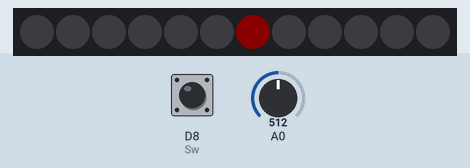
The sketch below on a simulated ESP8266 (NodeMCU). Shown: 12 RGB LEDs in strip order, left to right. Inputs (shaded band) come from the test bench; at power-on: D8 (Sw) HIGH, A0 = 512. Dim RGB values are drawn brighter than linear.

Above: at 1.2 s.
1.3 s: D8 (Sw) pulled LOW for 0.15 s
At 2.1 s:
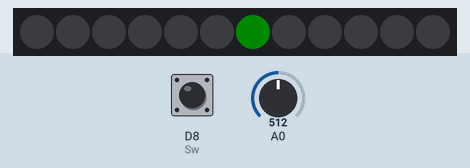
2.9 s: D8 (Sw) pulled LOW for 1 s
At 4.6 s:
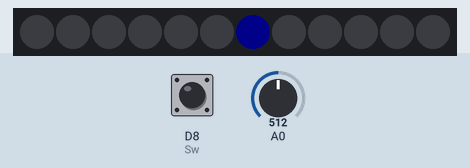
5.4 s: A0 set to 491
At 5.9 s:
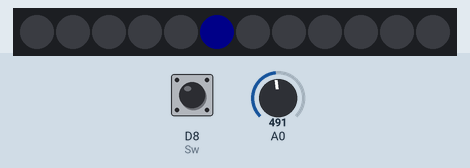
6.9 s: A0 set to 306
At 8.1 s:
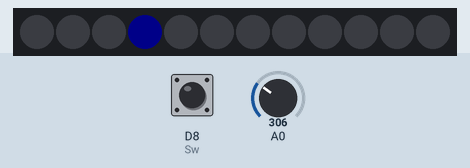
8.4 s: A0 set to 122
At 9.4 s:
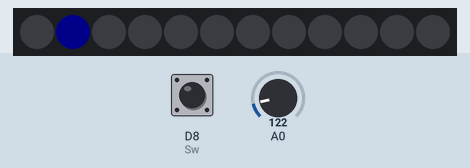
Timing chart, 0 to 10.9 s (numbered marks = the images above; inputs shaded):
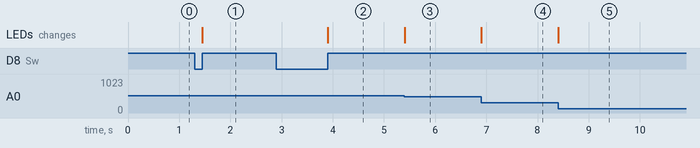

Measured:
- after the input at 1.3 s, the LEDs: change after 0.15 s (image 1)
- after the input at 2.9 s, the LEDs: change after 1.0 s (image 2)
- after the input at 5.4 s, the LEDs: change at once (image 3)
- after the input at 6.9 s, the LEDs: change at once (image 4)
- after the input at 8.4 s, the LEDs: change at once (image 5)

The sketch:

02_RGB_CHANG_COLOR_01.ino
```cpp
#include <Adafruit_NeoPixel.h>

#define PIN        D7
#define Sw         D8
#define NUMPIXELS 12   //  NeoPixel ring size
Adafruit_NeoPixel pixels(NUMPIXELS, PIN, NEO_GRB + NEO_KHZ800);

byte i = 0;            // Switch Case To Chang Color RGB
byte R, G, B, n;
int adc, adcMap;

/* *************************************************************************** */
void setup() {
  pinMode(Sw, INPUT);
  //Serial.begin(9600);
  pixels.begin();           // INITIALIZE NeoPixel strip object (REQUIRED)
  pixels.setBrightness(10);
  pixels.clear();           // Set all pixel colors to 'off'
};
/* *************************************************************************** */
void loop() {
  // -------------------------------------------------- //
  if (digitalRead(Sw) == 0) {
    while (digitalRead(Sw) == 0) delay(10);
    i++;
    if (i > 2) i = 0;
  }
  // ---------------  Chang Color -------------------- //
  switch (i) {
    case 0:
      R = 255;  G = 0;    B = 0;
      break;
    case 1:
      R = 0;    G = 255;  B = 0;
      break;
    case 2:
      R = 0;    G = 0;    B = 255;
      break;
  }// Switch
  // ------------------------------------------------ //
  adc = analogRead(A0);             // 10Bit : 0-1023
  adcMap = map(analogRead(A0), 0, 1023, 0, 1200);
  //Serial.println("adcMap:"+String(adcMap));

  if(adcMap < 10){
      pixels.clear();
  }
  if (adcMap > 10 and adcMap < 100) {
    n = 0;
    pixels.clear();
  }
  if (adcMap > 100  and adcMap < 200) {
    n = 1;
    pixels.clear();
  }
  if (adcMap > 200  and adcMap < 300) {
    n = 2;
    pixels.clear();
  }
  if (adcMap > 301  and adcMap < 400) {
    n = 3;
    pixels.clear();
  }
  if (adcMap > 400  and adcMap < 500) {
    n = 4;
    pixels.clear();
  }
  if (adcMap > 501  and adcMap < 600) {
    n = 5;
    pixels.clear();
  }
  if (adcMap > 600  and adcMap < 700) {
    n = 6;
    pixels.clear();
  }
  if (adcMap > 700  and adcMap < 800) {
    n = 7;
    pixels.clear();
  }
  if (adcMap > 800  and adcMap < 900) {
    n = 8;
    pixels.clear();
  }
  if (adcMap > 901  and adcMap < 1000) {
    n = 9;
    pixels.clear();
  }
  if (adcMap > 1000 and adcMap < 1100) {
    n = 10;
    pixels.clear();
  }
  if (adcMap > 1100 and adcMap < 1200) {
    n = 11;
    pixels.clear();
  }
  pixels.setPixelColor(n , pixels.Color(R, G, B));     // 0-11,RGB:0-255
  pixels.show();
  delay(10);
};
/* *************************************************************************** */
```
